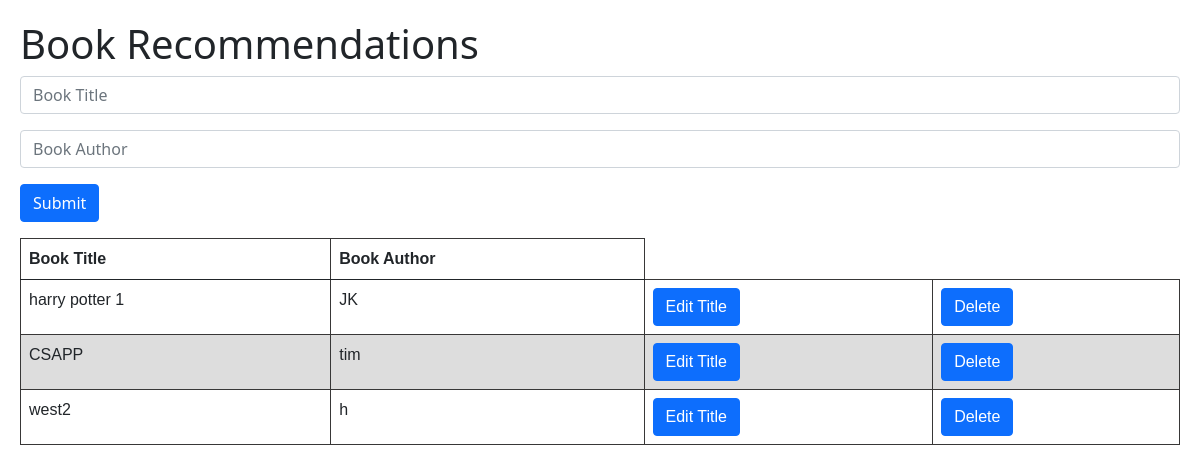
The page / on the database its author committed.
### app/models.py (models this page shows, shortened)
class Book(db.Model):
    book_id = db.Column(db.Integer, primary_key=True)
    author_id = db.Column(db.Integer, db.ForeignKey("author.author_id"))
    title = db.Column(db.String)

class Author(db.Model):
    author_id = db.Column(db.Integer, primary_key=True)
    name = db.Column(db.String)
    books = db.relationship("Book", backref="author")

### app/views.py (the view)
@app.route("/", methods=["GET"])
def home():
    books = db.session.query(Book, Author).filter(Book.author_id == Author.author_id).all()
    return render_template("index.html", books=books)

### app/templates/index.html (shortened to what this page needs)
<!DOCTYPE html>
<html lang="en">
  <head>
    <link
      href="https://cdn.jsdelivr.net/npm/bootstrap@5.0.0-beta1/dist/css/bootstrap.min.css"
      rel="stylesheet"
    />
  </head>
  <body>
    <h1>Book Recommendations</h1>
    <form hx-post="/submit" hx-swap="beforeend" hx-target="#new-book" class="mb-3">
        <input type="text" placeholder="Book Title" name="title" class="form-control mb-3" />
        <input type="text" placeholder="Book Author" name="author" class="form-control mb-3" />
        <button type="submit" class="btn btn-primary">Submit</button>
    </form>
    <table class="table">
        <thead>
          <tr>
            <th scope="col">Book Title</th>
            <th scope="col">Book Author</th>
          </tr>
        </thead>
        <tbody id="new-book" hx-target="closest tr" hx-swap="outerHTML swap:0.5s">
            {%for book in books%}
            <tr>
                <td>{{book.Book.title}}</td>
                <td>{{book.Author.name}}</td>
                <td>
                    <button class="btn btn-primary"
                        hx-get="/get-edit-form/{{book.Book.book_id}}">
                        Edit Title
                    </button>
                </td>
                <td>
                    <button hx-delete="/delete/{{book.Book.book_id}}" class="btn btn-primary">Delete</button>
                </td>
            </tr>
            {%endfor%}
        </tbody>
    </table>
  </body>
</html>

### app/templates/index.html (style rules this page uses)
body { padding: 20px; }
table { font-family: arial, sans-serif; border-collapse: collapse; width: 100%; }
td, th { border: 1px solid #383737; text-align: left; padding: 8px; }
tr:nth-child(even) { background-color: #dddddd; }

### rows shown on the page
Book: Book "harry potter 1", Author.name "JK"
Book: Book "CSAPP", Author.name "tim"
Book: Book "west2", Author.name "h"
